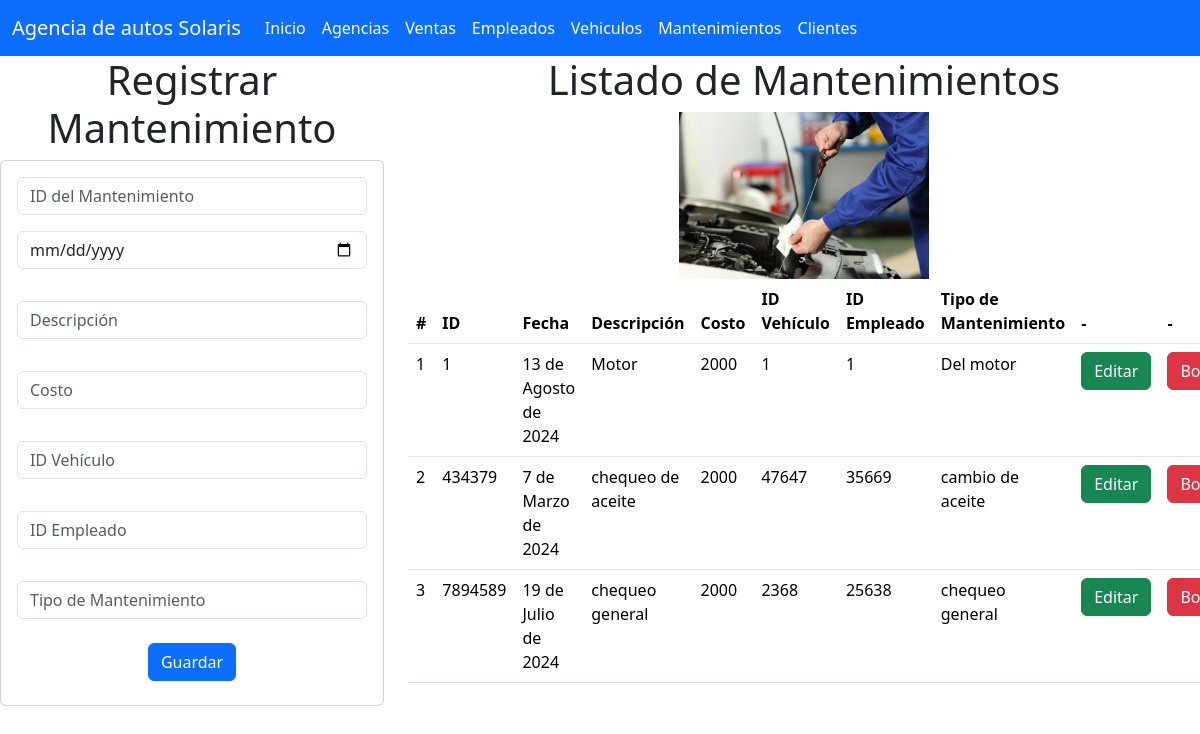
The page /mantenimiento_app/mantenimientos on the database its author committed.
### mantenimiento_app/models.py (models this page shows, shortened)
class Mantenimiento(models.Model):
    id_mantenimiento = models.IntegerField(primary_key=True)
    fecha = models.DateField()
    descripcion = models.CharField(max_length=255)
    costo = models.IntegerField()
    id_vehiculo = models.IntegerField()
    id_empleado = models.IntegerField()
    tipo_mantenimiento = models.CharField(max_length=255)

### mantenimiento_app/views.py (the view)
# urls.py: path("mantenimientos",views.mantenimientos,name="mantenimientos"),
def mantenimientos(request):
    losmantenimientos = Mantenimiento.objects.all()
    return render(request, 'gestionarMantenimientos.html', {"mismantenimientos": losmantenimientos})

### mantenimiento_app/templates/gestionarMantenimientos.html (shortened to what this page needs)
{% extends "base.html" %}
{% load static %}
{% block cuerpo %}
<div class="row">
  <div class="col-sm-12 col-md-4 col-lg-4 col-xl-4">
    <h1>Registrar Mantenimiento</h1>
    <div class="card">
      <div class="card-body">
        <form action="{% url 'registrarMantenimiento' %}" method="POST">
          <div class="form-group">
            <input type="number" id="txtid_mantenimiento" name="txtid_mantenimiento" class="form-control" placeholder="ID del Mantenimiento" required>
          </div>
          <div class="form-group py-3">
            <input type="date" id="datefecha" name="datefecha" class="form-control" required>
          </div>
          <div class="form-group py-3">
            <input type="text" id="txtdescripcion" name="txtdescripcion" class="form-control" placeholder="Descripción" maxlength="255" required>
          </div>
          <div class="form-group py-3">
            <input type="number" id="numcosto" name="numcosto" class="form-control" placeholder="Costo" required>
          </div>
          <div class="form-group py-3">
            <input type="number" id="numid_vehiculo" name="numid_vehiculo" class="form-control" placeholder="ID Vehículo" required>
          </div>
          <div class="form-group py-3">
            <input type="number" id="numid_empleado" name="numid_empleado" class="form-control" placeholder="ID Empleado" required>
          </div>
          <div class="form-group py-3">
            <input type="text" id="txttipo_mantenimiento" name="txttipo_mantenimiento" class="form-control" placeholder="Tipo de Mantenimiento" maxlength="255" required>
          </div>
          <div class="form-group py-2">
            <button type="submit" class="btn btn-primary">Guardar</button>
          </div>
        </form>
      </div>
    </div>
  </div>
<div class="col-sm-12 col-md-8 col-lg-8 col-xl-8">
  <h1>Listado de Mantenimientos</h1>
  <img src="{% static 'img/mantenimientos.jpg' %}" style="width: 250px;" alt="Imagen de Mantenimientos">
  <div class="table-responsive">
    <table class="table">
      <thead>
        <tr>
          <th scope="col">#</th>
          <th scope="col">ID</th>
          <th scope="col">Fecha</th>
          <th scope="col">Descripción</th>
          <th scope="col">Costo</th>
          <th scope="col">ID Vehículo</th>
          <th scope="col">ID Empleado</th>
          <th scope="col">Tipo de Mantenimiento</th>
          <th scope="col">-</th>
          <th scope="col">-</th>
        </tr>
      </thead>
      <tbody>
        {% for mantenimiento in mismantenimientos %}
        <tr>
          <td>{{ forloop.counter }}</td>
          <td>{{ mantenimiento.id_mantenimiento }}</td>
          <td>{{ mantenimiento.fecha }}</td>
          <td>{{ mantenimiento.descripcion }}</td>
          <td>{{ mantenimiento.costo }}</td>
          <td>{{ mantenimiento.id_vehiculo }}</td>
          <td>{{ mantenimiento.id_empleado }}</td>
          <td>{{ mantenimiento.tipo_mantenimiento }}</td>
          <td><a href="seleccionarMantenimiento/{{ mantenimiento.id_mantenimiento }}" class="btn btn-success">Editar</a></td>
          <td><a href="borrarMantenimiento/{{ mantenimiento.id_mantenimiento }}" class="btn btn-danger">Borrar</a></td>
        </tr>
        {% endfor %}
      </tbody>
    </table>
  </div>
</div>
{% endblock %}

### rows shown on the page
Mantenimiento: id_mantenimiento "1", fecha "13 de Agosto de 2024", descripcion "Motor", costo "2000", id_vehiculo "1", id_empleado "1", tipo_mantenimiento "Del motor"
Mantenimiento: id_mantenimiento "434379", fecha "7 de Marzo de 2024", descripcion "chequeo de aceite", costo "2000", id_vehiculo "47647", id_empleado "35669", tipo_mantenimiento "cambio de aceite"
Mantenimiento: id_mantenimiento "7894589", fecha "19 de Julio de 2024", descripcion "chequeo general", costo "2000", id_vehiculo "2368", id_empleado "25638", tipo_mantenimiento "chequeo general"
